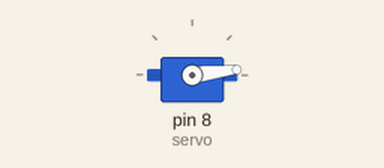
Simulated run of this sketch. Board: Arduino Uno, built with avr-gcc and run on an emulated ATmega328P. On the bench: servo.

Above: at 0.05 s.
At 0.85 s:
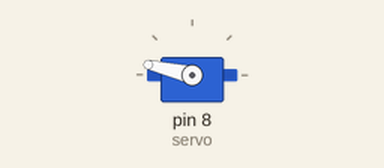
At 1.2 s:
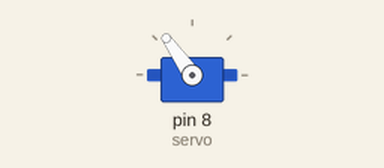
At 1.7 s:
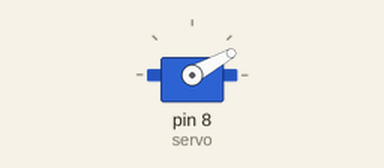
Timing chart, 0 to 4.2 s (numbered marks = the images above):
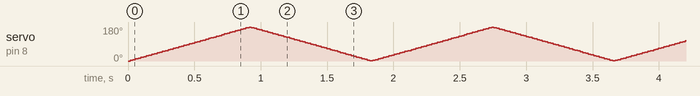

The sketch:

ServoMotor.ino
```cpp
#include <Servo.h>
Servo servo;
int angle = 0;
void setup() {
  servo.attach(8);
  servo.write(angle);
}
void loop()
{
 // scan from 0 to 180 degrees
  for(angle = 0 ; angle < 180; angle++)
  {
    servo.write(angle);
    delay(5);
  }
  // now scan back from 180 to 0 degrees
  for(angle = 180; angle > 0; angle--)
  {
    servo.write(angle);
    delay(5);
  }
}
```
